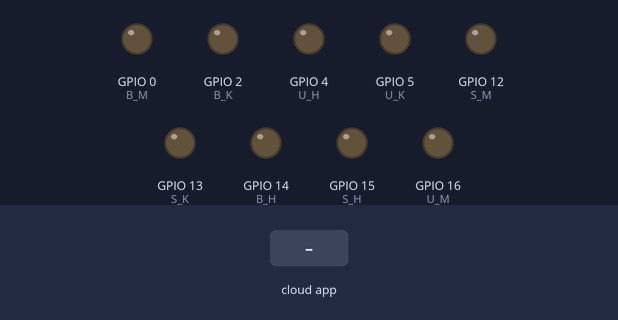
The sketch below on a simulated ESP8266 (NodeMCU). Parts: output pins drawn as LEDs (lit = HIGH). The test bench sets the inputs (shaded band). WiFi joins after 1.5 s; servers stay silent unless stated; the Firebase database answers and starts empty; what the sketch prints to the serial monitor is not drawn.

Above: at 3.7 s.
3.8 s: the phone or cloud app sets TLstate to 1
At 6.8 s:
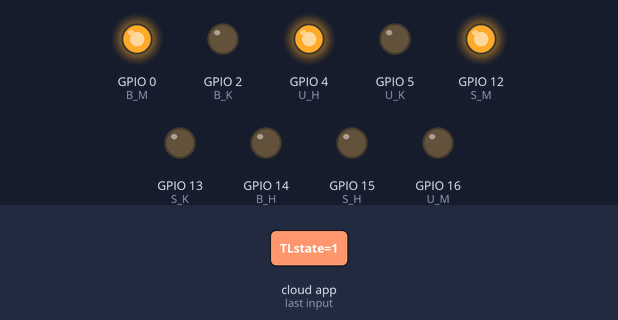
13.7 s: the phone or cloud app sets TLstate to 0
15.9 s: the phone or cloud app sets ulamp to red
At 18.4 s:
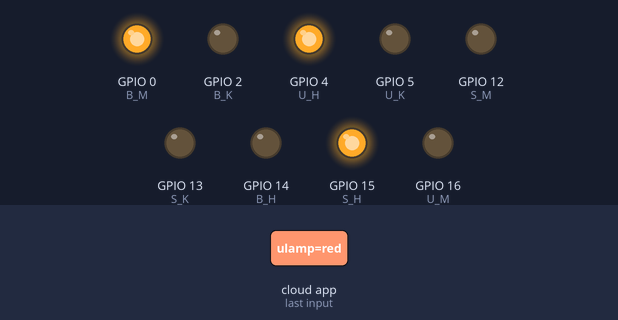
19.1 s: the phone or cloud app sets ulamp to yellow
At 21.3 s:
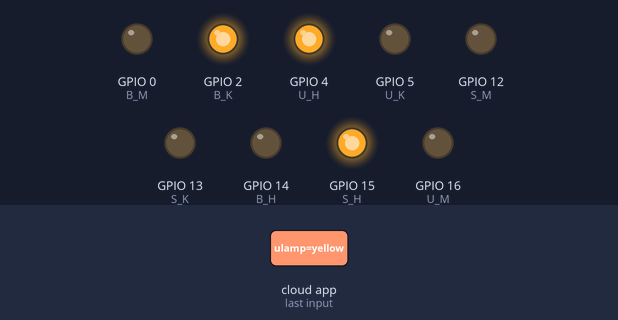
21.6 s: the phone or cloud app sets TLstate to 1
At 30.3 s:
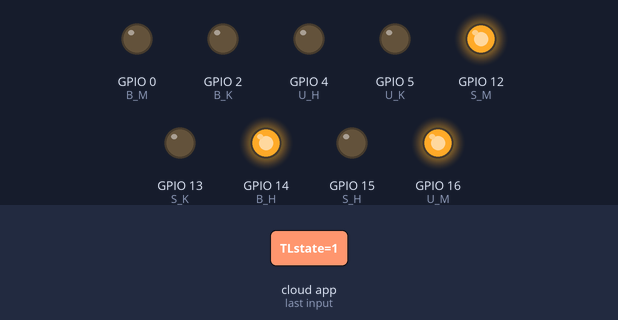
Timing chart, 0 to 51.1 s (numbered marks = the images above; inputs shaded):
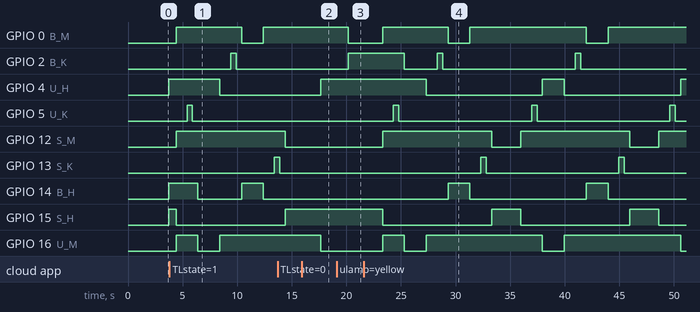

Measured:
- after the input at 3.8 s, GPIO 0 (B_M): LOW → HIGH after 0.60 s, → LOW 6.0 s later, → HIGH 2.0 s later; GPIO 2 (B_K): LOW → HIGH after 5.6 s, → LOW 0.50 s later; GPIO 4 (U_H): HIGH → LOW after 4.6 s; GPIO 5 (U_K): LOW → HIGH after 1.6 s, → LOW 0.50 s later; GPIO 12 (S_M): LOW → HIGH after 0.60 s
- after the input at 15.9 s, GPIO 0 (B_M): stays HIGH (without the input it goes to LOW after 1.8 s); GPIO 14 (B_H): stays LOW (without the input it goes to HIGH after 1.8 s)
- after the input at 19.1 s, GPIO 0 (B_M): HIGH → LOW after 1.1 s; GPIO 2 (B_K): LOW → HIGH after 1.1 s
- after the input at 21.6 s, GPIO 0 (B_M): goes HIGH 6.0 s, LOW 2.0 s, HIGH 10.7 s, LOW 2.0 s, then HIGH, starting after 1.7 s; GPIO 2 (B_K): goes LOW 3.0 s, HIGH 0.50 s, LOW 12.2 s, HIGH 0.50 s, then LOW, starting after 3.7 s

The sketch:

sketch_jan30a.ino
```cpp
#include <ESP8266WiFi.h>
#include <FirebaseArduino.h>
const char* F_HOST= "smart-traffic-e7625.firebaseio.com";
const char* F_AUTH= "p5dVHb9lWwd7ihvGl2nzHeYcvwRf0VnveZTG6Zxv";
const char* ssid= "coba";
const char* passwd="testes123";

const int U_M =16;
const int U_K =5;
const int U_H =4;
const int B_M =0;
const int B_K =2;
const int B_H =14;
const int S_M =12;
const int S_K =13;
const int S_H =15;

int n = 0;
bool TLstate=false;
bool TLplaysound;
String TLsound;
String TlbUlamp = "", TluUlamp = "", TltUlamp = "", TlsUlamp = "";


void setup() {
  // put your setup code here, to run once:
  Serial.begin(9600);
  WiFi.begin(ssid,passwd);
  while(WiFi.status()!=WL_CONNECTED){
    delay(500);
    Serial.print(".");
    }
    Serial.println(WiFi.localIP());
    Firebase.begin(F_HOST,F_AUTH);
    delay(1000);

  //timur
  pinMode(U_M,OUTPUT);
  pinMode(U_K,OUTPUT);
  pinMode(U_H,OUTPUT);
  //barat
  pinMode(B_M,OUTPUT);
  pinMode(B_K,OUTPUT);
  pinMode(B_H,OUTPUT);
  //utara
  pinMode(S_M,OUTPUT);
  pinMode(S_K,OUTPUT);
  pinMode(S_H,OUTPUT);


  digitalWrite(U_M,LOW);
  digitalWrite(U_K,LOW);
  digitalWrite(U_H,LOW);

  digitalWrite(B_M,LOW);
  digitalWrite(B_K,LOW);
  digitalWrite(B_H,LOW);
  //utara
  digitalWrite(S_M,LOW);
  digitalWrite(S_K,LOW);
  digitalWrite(S_H,LOW);

}

void loop() {
  // put your main code here, to run repeatedly:
   TLstate = Firebase.getBool("/new-tl/-KlKL87oFYPYGnFJeb5F/-Kw0jLYHwFuK_X2VJskD/TLstate");
  Serial.println(TLstate);
  delay(500);
  if(!TLstate){
    Serial.print("false");
    doEmergency();
    }
  else{
     otomatis();
    }


}

 void getLampState(){
    TlbUlamp = Firebase.getString("/new-tl/-KlKL87oFYPYGnFJeb5F/-Kw0jLYHwFuK_X2VJskD/TLpos/TLb/ulamp");
    TluUlamp = Firebase.getString("/new-tl/-KlKL87oFYPYGnFJeb5F/-Kw0jLYHwFuK_X2VJskD/TLpos/TLu/ulamp");
    TlsUlamp = Firebase.getString("/new-tl/-KlKL87oFYPYGnFJeb5F/-Kw0jLYHwFuK_X2VJskD/TLpos/TLs/ulamp");
    TLplaysound = Firebase.getBool("/new-tl/-KlKL87oFYPYGnFJeb5F/-Kw0jLYHwFuK_X2VJskD/TLplaysound");
    }
    void doLampState(){
      //barat
        if (TlbUlamp == "red") {
            digitalWrite (B_H, 0);
            digitalWrite (B_K, 0);
            digitalWrite (B_M, 1);
        } else if (TlbUlamp == "yellow") {
            digitalWrite (B_H, 0);
            digitalWrite (B_K, 1);
            digitalWrite (B_M, 0);
        } else {
            digitalWrite (B_H, 1);
            digitalWrite (B_K, 0);
            digitalWrite (B_M, 0);
        }
      //utara
         if (TluUlamp == "red") {
          digitalWrite (U_H, 0);
          digitalWrite (U_K, 0);
          digitalWrite (U_M, 1);
        } else if (TluUlamp == "yellow") {
          digitalWrite (U_H, 0);
          digitalWrite (U_K, 1);
          digitalWrite (U_M, 0);
        } else {
          digitalWrite (U_H, 1);
          digitalWrite (U_K, 0);
          digitalWrite (U_M, 0);
        }
      //selatan
         if (TlsUlamp == "red") {
          digitalWrite (S_H, 0);
          digitalWrite (S_K, 0);
          digitalWrite (S_M, 1);
        } else if (TlsUlamp == "yellow") {
          digitalWrite (S_H, 0);
          digitalWrite (S_K, 1);
          digitalWrite (S_M, 0);
        } else {
          digitalWrite (S_H, 1);
          digitalWrite (S_K, 0);
          digitalWrite (S_M, 0);
        }

      }

void otomatis(){
    UtaraHijau();
  delay(2000);
  BaratHijau();
  delay(2000);
  SelatanHijau();
  delay(2000);
  }

void doEmergency(){

  getLampState();
  doLampState();

  }

void UtaraHijau(){
     digitalWrite(S_H,LOW);
    setAllRed();
    delay(1000);
    digitalWrite(U_K,HIGH);
    delay(500);
    digitalWrite(U_K,LOW);
    digitalWrite(B_M,HIGH);
    digitalWrite(S_M,HIGH);
    delay(500);
    digitalWrite(U_H,HIGH);

    digitalWrite(U_M,LOW);
    digitalWrite(B_K,LOW);
    digitalWrite(B_H,LOW);
    digitalWrite(S_K,LOW);
    digitalWrite(S_H,LOW);
  }

void BaratHijau(){
    digitalWrite(U_H,LOW);
    setAllRed();
    delay(1000);
    digitalWrite(B_K,HIGH);
    delay(500);
    digitalWrite(B_K,LOW);
    digitalWrite(U_M,HIGH);
    digitalWrite(S_M,HIGH);
    delay(500);
    digitalWrite(B_H,HIGH);


    digitalWrite(B_M,LOW);
    digitalWrite(U_K,LOW);
    digitalWrite(U_H,LOW);
    digitalWrite(S_K,LOW);
    digitalWrite(S_H,LOW);
  }

  void SelatanHijau(){
    digitalWrite(B_H,LOW);
    setAllRed();
    delay(1000);
    digitalWrite(S_K,HIGH);
    delay(500);
    digitalWrite(S_K,LOW);
    digitalWrite(U_M,HIGH);
    digitalWrite(B_M,HIGH);
    delay(500);
    digitalWrite(S_H,HIGH);

    digitalWrite(S_M,LOW);
    digitalWrite(U_K,LOW);
    digitalWrite(U_H,LOW);
    digitalWrite(B_K,LOW);
    digitalWrite(B_H,LOW);
    }

    void setAllRed(){
      digitalWrite(U_M,HIGH);
      digitalWrite(B_M,HIGH);
      digitalWrite(S_M,HIGH);
      }
```
